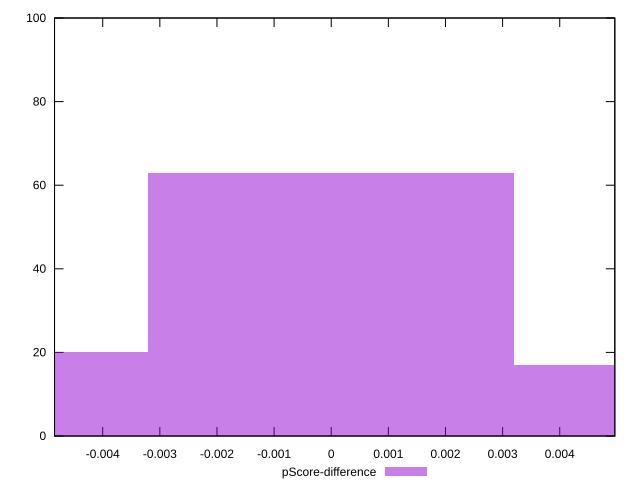

gnuplot code for this plot:
reset

$pScoreDifference <<EOF
0.006414870225700985 17
0 63
-0.006414870225700985 20
EOF

set key outside below
set boxwidth 0.006414870225700985
set xrange [-0.004843381874879815:0.004964372903314168]
set yrange [0:100]
set trange [0:100]
set style fill transparent solid 0.5 noborder
set terminal svg size 640, 490 enhanced background rgb 'white'
set output "reprap/max-potential-fid/samples/pages/pScore-difference/histogram.svg"

plot $pScoreDifference title "pScore-difference" with boxes

reset
